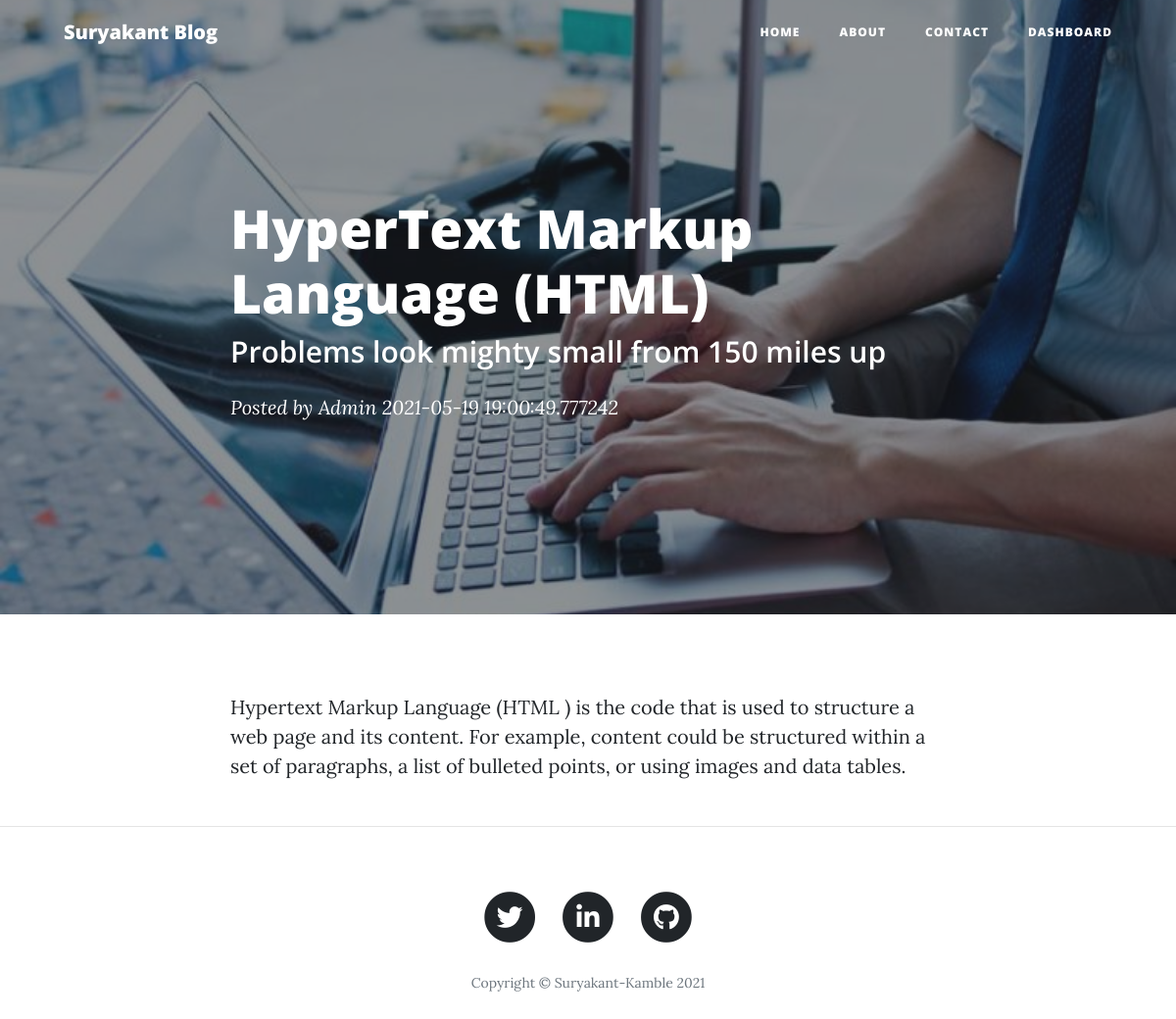
The page /post/post-first on the database its author committed.
### main.py (models this page shows)
class Posts(db.Model):
    sr_no = db.Column(db.Integer, primary_key=True)
    name = db.Column(db.String(80), primary_key=True)
    title = db.Column(db.String(80), nullable=False)
    slug = db.Column(db.String(20), nullable=False)
    content = db.Column(db.String(120), nullable=False)
    date_time = db.Column(db.DateTime, default=datetime.utcnow)
    img_file = db.Column(db.String(20), nullable=False)
    sub_title = db.Column(db.String(80), nullable=False)

### main.py (the view)
@app.route("/post/<string:slug_post>", methods=['GET'])
def post_(slug_post):
    post = Posts.query.filter_by(slug=slug_post).first()
    return render_template('post.html', param=con_param, post=post)

### templates/post.html
{% extends "layout.html" %}
{% block body %}
  {% set fname = 'img/' + post.img_file%}
  <header class="masthead" style="background-image: url('{{url_for('static',filename =fname)}}')">
    <div class="overlay"></div>
    <div class="container">
      <div class="row">
        <div class="col-lg-8 col-md-10 mx-auto">
          <div class="post-heading">
            <h1>{{ post.title }}</h1>
            <h2 class="subheading">Problems look mighty small from 150 miles up</h2>
            <span class="meta">Posted by
              {{post.name}}
              {{post.date_time}}
            </span>
          </div>
        </div>
      </div>
    </div>
  </header>
  <article>
    <div class="container">
      <div class="row">
        <div class="col-lg-8 col-md-10 mx-auto">
          <p>{{post.content}}</p>
        </div>
      </div>
    </div>
  </article>
   {% endblock %}

### rows shown on the page
Posts: title "HyperText Markup Language (HTML)", name "Admin", date_time "2021-05-19 19:00:49.777242", content "Hypertext Markup Language (HTML ) is the code that is used to structure a web page and its content. For example, content could be structured within a set of paragraphs, a list of bulleted points, or using images and data tables."

### other values the page prints
{{ param['blog_name'] }} "Suryakant Blog"
